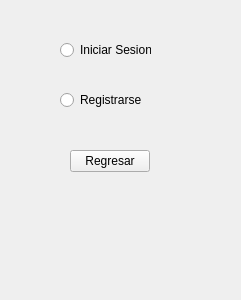
<?xml version="1.0" encoding="UTF-8"?>
<ui version="4.0">
 <class>mulJugador</class>
 <widget class="QWidget" name="mulJugador">
  <property name="geometry">
   <rect>
    <x>0</x>
    <y>0</y>
    <width>241</width>
    <height>300</height>
   </rect>
  </property>
  <property name="windowTitle">
   <string>Form</string>
  </property>
  <widget class="QRadioButton" name="ISesionButton">
   <property name="geometry">
    <rect>
     <x>60</x>
     <y>40</y>
     <width>91</width>
     <height>20</height>
    </rect>
   </property>
   <property name="text">
    <string>Iniciar Sesion</string>
   </property>
  </widget>
  <widget class="QRadioButton" name="RegistrarseButton">
   <property name="geometry">
    <rect>
     <x>60</x>
     <y>90</y>
     <width>85</width>
     <height>20</height>
    </rect>
   </property>
   <property name="text">
    <string>Registrarse</string>
   </property>
  </widget>
  <widget class="QPushButton" name="RegresarButton">
   <property name="geometry">
    <rect>
     <x>70</x>
     <y>150</y>
     <width>80</width>
     <height>22</height>
    </rect>
   </property>
   <property name="text">
    <string>Regresar</string>
   </property>
  </widget>
 </widget>
 <resources/>
 <connections/>
</ui>
